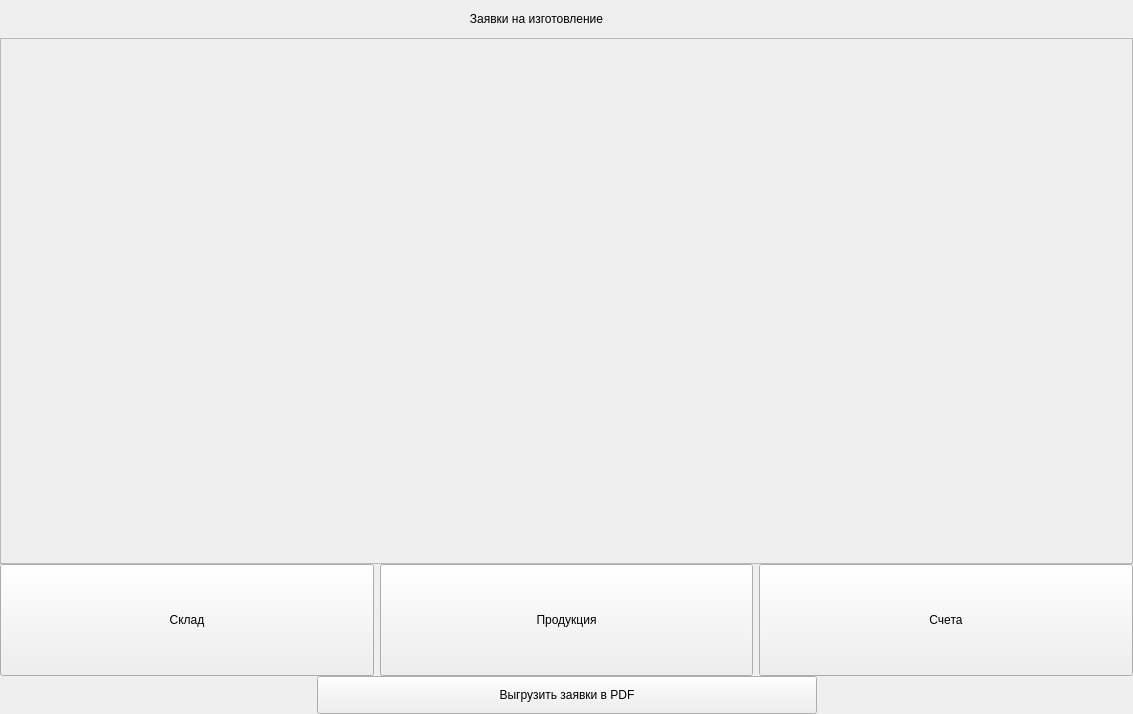
<?xml version="1.0" encoding="UTF-8"?>
<ui version="4.0">
 <class>leads_frame</class>
 <widget class="QFrame" name="leads_frame">
  <property name="geometry">
   <rect>
    <x>0</x>
    <y>0</y>
    <width>1133</width>
    <height>714</height>
   </rect>
  </property>
  <property name="windowTitle">
   <string>Frame</string>
  </property>
  <layout class="QVBoxLayout" name="verticalLayout_2">
   <property name="spacing">
    <number>0</number>
   </property>
   <property name="leftMargin">
    <number>0</number>
   </property>
   <property name="topMargin">
    <number>0</number>
   </property>
   <property name="rightMargin">
    <number>0</number>
   </property>
   <property name="bottomMargin">
    <number>0</number>
   </property>
   <item>
    <layout class="QVBoxLayout" name="frame_layout" stretch="1,14,3,1">
     <property name="spacing">
      <number>0</number>
     </property>
     <property name="bottomMargin">
      <number>0</number>
     </property>
     <item>
      <layout class="QHBoxLayout" name="horizontalLayout" stretch="3,12,4">
       <property name="spacing">
        <number>0</number>
       </property>
       <item>
        <spacer name="horizontalSpacer">
         <property name="orientation">
          <enum>Qt::Horizontal</enum>
         </property>
         <property name="sizeHint" stdset="0">
          <size>
           <width>40</width>
           <height>20</height>
          </size>
         </property>
        </spacer>
       </item>
       <item>
        <widget class="QLabel" name="label">
         <property name="styleSheet">
          <string notr="true"/>
         </property>
         <property name="text">
          <string>Заявки на изготовление</string>
         </property>
         <property name="alignment">
          <set>Qt::AlignCenter</set>
         </property>
        </widget>
       </item>
       <item>
        <spacer name="horizontalSpacer_2">
         <property name="orientation">
          <enum>Qt::Horizontal</enum>
         </property>
         <property name="sizeHint" stdset="0">
          <size>
           <width>40</width>
           <height>20</height>
          </size>
         </property>
        </spacer>
       </item>
      </layout>
     </item>
     <item>
      <widget class="QScrollArea" name="scrollArea">
       <property name="widgetResizable">
        <bool>true</bool>
       </property>
       <widget class="QWidget" name="scrollAreaWidgetContents">
        <property name="geometry">
         <rect>
          <x>0</x>
          <y>0</y>
          <width>1129</width>
          <height>523</height>
         </rect>
        </property>
        <layout class="QVBoxLayout" name="verticalLayout_5">
         <property name="spacing">
          <number>0</number>
         </property>
         <property name="leftMargin">
          <number>0</number>
         </property>
         <property name="topMargin">
          <number>0</number>
         </property>
         <property name="rightMargin">
          <number>0</number>
         </property>
         <property name="bottomMargin">
          <number>0</number>
         </property>
         <item>
          <layout class="QVBoxLayout" name="verticalLayout_4"/>
         </item>
        </layout>
       </widget>
      </widget>
     </item>
     <item>
      <layout class="QHBoxLayout" name="horizontalLayout_2">
       <property name="spacing">
        <number>6</number>
       </property>
       <item>
        <widget class="QPushButton" name="storage_button">
         <property name="sizePolicy">
          <sizepolicy hsizetype="Minimum" vsizetype="Preferred">
           <horstretch>0</horstretch>
           <verstretch>0</verstretch>
          </sizepolicy>
         </property>
         <property name="text">
          <string>Склад</string>
         </property>
        </widget>
       </item>
       <item>
        <widget class="QPushButton" name="products_button">
         <property name="sizePolicy">
          <sizepolicy hsizetype="Minimum" vsizetype="Preferred">
           <horstretch>0</horstretch>
           <verstretch>0</verstretch>
          </sizepolicy>
         </property>
         <property name="text">
          <string>Продукция</string>
         </property>
        </widget>
       </item>
       <item>
        <widget class="QPushButton" name="deal_button">
         <property name="sizePolicy">
          <sizepolicy hsizetype="Minimum" vsizetype="Preferred">
           <horstretch>0</horstretch>
           <verstretch>0</verstretch>
          </sizepolicy>
         </property>
         <property name="text">
          <string>Счета</string>
         </property>
        </widget>
       </item>
      </layout>
     </item>
     <item>
      <layout class="QHBoxLayout" name="pdf_layout" stretch="2,6,2">
       <property name="spacing">
        <number>0</number>
       </property>
       <item>
        <spacer name="horizontalSpacer_3">
         <property name="orientation">
          <enum>Qt::Horizontal</enum>
         </property>
         <property name="sizeHint" stdset="0">
          <size>
           <width>40</width>
           <height>20</height>
          </size>
         </property>
        </spacer>
       </item>
       <item>
        <widget class="QPushButton" name="pdf_unload_button">
         <property name="sizePolicy">
          <sizepolicy hsizetype="Minimum" vsizetype="Preferred">
           <horstretch>0</horstretch>
           <verstretch>0</verstretch>
          </sizepolicy>
         </property>
         <property name="minimumSize">
          <size>
           <width>75</width>
           <height>0</height>
          </size>
         </property>
         <property name="maximumSize">
          <size>
           <width>500</width>
           <height>100</height>
          </size>
         </property>
         <property name="text">
          <string>Выгрузить заявки в PDF</string>
         </property>
         <property name="iconSize">
          <size>
           <width>16</width>
           <height>16</height>
          </size>
         </property>
        </widget>
       </item>
       <item>
        <spacer name="horizontalSpacer_4">
         <property name="orientation">
          <enum>Qt::Horizontal</enum>
         </property>
         <property name="sizeHint" stdset="0">
          <size>
           <width>40</width>
           <height>20</height>
          </size>
         </property>
        </spacer>
       </item>
      </layout>
     </item>
    </layout>
   </item>
  </layout>
 </widget>
 <resources/>
 <connections/>
</ui>
